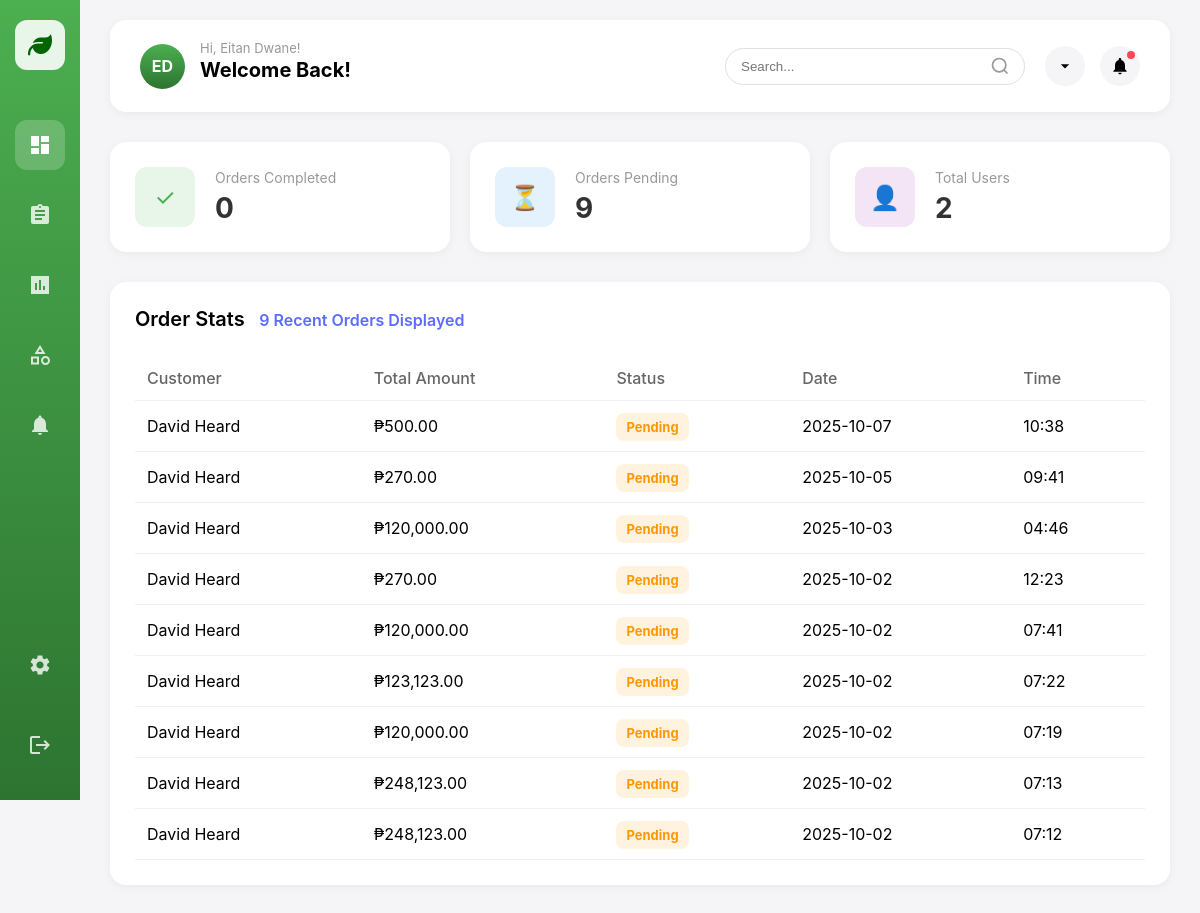
The app's page /admin.php, older data.
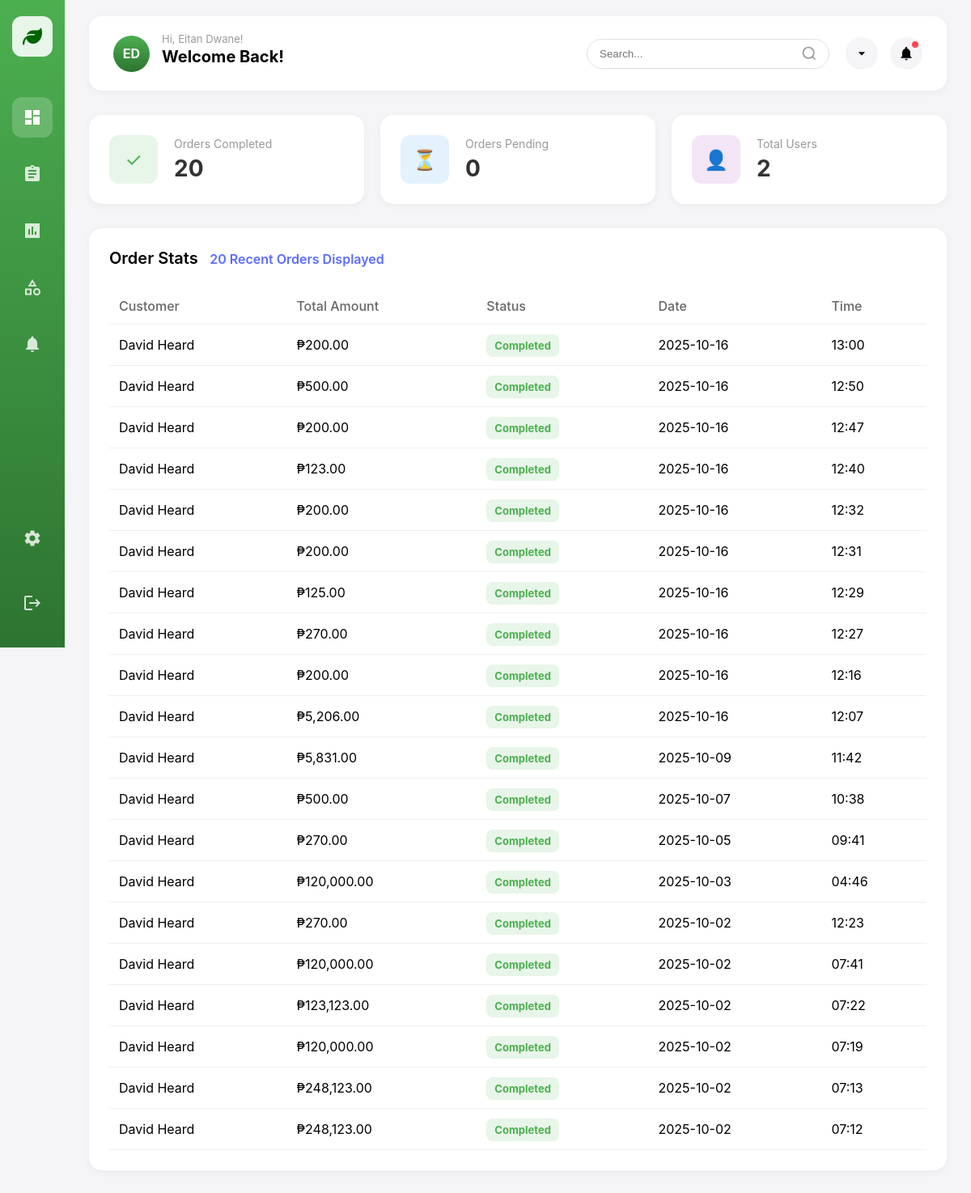
The same page, newer data.
### tables this page shows
CREATE TABLE `orders` (
  `id` int(11) NOT NULL,
  `user_id` int(11) NOT NULL,
  `total_amount` decimal(10,2) NOT NULL,
  `order_date` timestamp NOT NULL DEFAULT current_timestamp(),
  `status` varchar(50) NOT NULL DEFAULT 'Pending',
  `payment_method` varchar(50) NOT NULL DEFAULT 'Cash on Delivery',
  `product_names` text NOT NULL,
  `product_images` text NOT NULL
);

CREATE TABLE `users` (
  `id` int(12) NOT NULL,
  `Full_name` varchar(25) NOT NULL,
  `E_mail` varchar(25) NOT NULL,
  `Pass` varchar(255) NOT NULL,
  `F_name` varchar(255) NOT NULL,
  `L_name` varchar(255) NOT NULL,
  `number` varchar(16) NOT NULL,
  `birth_date` date DEFAULT NULL,
  `address` varchar(255) NOT NULL,
  `address2` varchar(255) DEFAULT NULL,
  `address3` varchar(255) DEFAULT NULL,
  `country` varchar(255) NOT NULL
);

### admin.php (the view, shortened to what this page needs)
<!DOCTYPE html>
<html lang="en">
    <head>
        <link rel="stylesheet" href="styleForAdmin.css" />
           <link
  rel="stylesheet"
  href="https://cdnjs.cloudflare.com/ajax/libs/font-awesome/6.5.0/css/all.min.css"
/>
    </head>
    <body>
        <div class="sidebar">
           <div class="logo"> <i class="fa-solid fa-leaf" style="color:darkgreen"></i></div>
            <div class="nav-item active" data-section="overview">
                <svg viewBox="0 0 24 24" fill="currentColor">
                    <path
                        d="M3 13h8V3H3v10zm0 8h8v-6H3v6zm10 0h8V11h-8v10zm0-18v6h8V3h-8z"
                    />
                </svg>
            </div>
            <div class="nav-item" data-section="orders">
                <svg viewBox="0 0 24 24" fill="currentColor">
                    <path
                        d="M19 3h-4.18C14.4 1.84 13.3 1 12 1c-1.3 0-2.4.84-2.82 2H5c-1.1 0-2 .9-2 2v14c0 1.1.9 2 2 2h14c1.1 0 2-.9 2-2V5c0-1.1-.9-2-2-2zm-7 0c.55 0 1 .45 1 1s-.45 1-1 1-1-.45-1-1 .45-1 1-1zm2 14H7v-2h7v2zm3-4H7v-2h10v2zm0-4H7V7h10v2z"
                    />
                </svg>
            </div>
            <div class="nav-item" data-section="analytics">
                <svg viewBox="0 0 24 24" fill="currentColor">
                    <path
                        d="M3 3v18h18V3H3zm6 14H7v-7h2v7zm4 0h-2V7h2v10zm4 0h-2v-4h2v4z"
                    />
                </svg>
            </div>
            <div class="nav-item" data-section="products">
                <svg viewBox="0 0 24 24" fill="currentColor">
                    <path
                        d="M12 2l-5.5 9h11L12 2zm0 3.84L13.93 9h-3.87L12 5.84zM17.5 13c-2.49 0-4.5 2.01-4.5 4.5s2.01 4.5 4.5 4.5 4.5-2.01 4.5-4.5-2.01-4.5-4.5-4.5zm0 7c-1.38 0-2.5-1.12-2.5-2.5s1.12-2.5 2.5-2.5 2.5 1.12 2.5 2.5-1.12 2.5-2.5 2.5zM3 21.5h8v-8H3v8zm2-6h4v4H5v-4z"
                    />
                </svg>
            </div>
            <div class="nav-item" data-section="notifications">
                <svg viewBox="0 0 24 24" fill="currentColor">
                    <path
                        d="M12 22c1.1 0 2-.9 2-2h-4c0 1.1.89 2 2 2zm6-6v-5c0-3.07-1.64-5.64-4.5-6.32V4c0-.83-.67-1.5-1.5-1.5s-1.5.67-1.5 1.5v.68C7.63 5.36 6 7.92 6 11v5l-2 2v1h16v-1l-2-2z"
                    />
                </svg>
            </div>
            <div class="nav-item settings-icon" data-section="settings">
            </div>
            <div class="nav-item logout-icon" data-section="logout">
                <svg viewBox="0 0 24 24" fill="currentColor">
                    <path
                        d="M17 7l-1.41 1.41L18.17 11H8v2h10.17l-2.58 2.58L17 17l5-5zM4 5h8V3H4c-1.1 0-2 .9-2 2v14c0 1.1.9 2 2 2h8v-2H4V5z"
                    />
                </svg>
            </div>
        </div>
        <div class="main-content">
            <div class="header">
                <div class="welcome-section">
                    <div class="user-avatar">ED</div>
                    <div class="welcome-text">
                        <small>Hi, Eitan Dwane!</small>
                        <h2>Welcome Back!</h2>
                    </div>
                </div>
                <div class="header-actions">
                    <div class="search-bar">
                        <input type="text" placeholder="Search..." />
                        <svg
                            width="20"
                            height="20"
                            viewBox="0 0 24 24"
                            fill="none"
                            stroke="currentColor"
                            stroke-width="2"
                        >
                            <circle cx="11" cy="11" r="8"></circle>
                            <path d="m21 21-4.35-4.35"></path>
                        </svg>
                    </div>
                    <div class="header-icons">
                        <button class="icon-btn">
                            <svg
                                width="20"
                                height="20"
                                viewBox="0 0 24 24"
                                fill="currentColor"
                            >
                                <path d="M7 10l5 5 5-5z" />
                            </svg>
                        </button>
                        <button class="icon-btn">
                            <svg
                                width="20"
                                height="20"
                                viewBox="0 0 24 24"
                                fill="currentColor"
                            >
                                <path
                                    d="M12 22c1.1 0 2-.9 2-2h-4c0 1.1.89 2 2 2zm6-6v-5c0-3.07-1.64-5.64-4.5-6.32V4c0-.83-.67-1.5-1.5-1.5s-1.5.67-1.5 1.5v.68C7.63 5.36 6 7.92 6 11v5l-2 2v1h16v-1l-2-2z"
                                />
                            </svg>
                            <span class="notification-badge"></span>
                        </button>
                    </div>
                </div>
            </div>
<div class="content-section active" id="overview">
    <?php
    include('db.php');
    $completedOrders = $conn->query("SELECT COUNT(*) AS total FROM orders WHERE status='Completed'")->fetch_assoc()['total'];
    $pendingOrders = $conn->query("SELECT COUNT(*) AS total FROM orders WHERE status='Pending'")->fetch_assoc()['total'];
    $totalUsers = $conn->query("SELECT COUNT(*) AS total FROM users")->fetch_assoc()['total'];
    $orders = $conn->query("
        SELECT o.*, u.Full_name
        FROM orders o
        JOIN users u ON o.user_id = u.id
        ORDER BY o.id DESC
        LIMIT 25
    ");
    ?>
    <div class="stats-grid">
        <div class="stat-card">
            <div class="stat-icon green">✓</div>
            <div class="stat-info">
                <div class="stat-label">Orders Completed</div>
                <div class="stat-value"><?= $completedOrders ?></div>
            </div>
        </div>
        <div class="stat-card">
            <div class="stat-icon blue">⏳</div>
            <div class="stat-info">
                <div class="stat-label">Orders Pending</div>
                <div class="stat-value"><?= $pendingOrders ?></div>
            </div>
        </div>
        <div class="stat-card">
            <div class="stat-icon purple">👤</div>
            <div class="stat-info">
                <div class="stat-label">Total Users</div>
                <div class="stat-value"><?= $totalUsers ?></div>
            </div>
        </div>
    </div>
    <div class="order-stats">
        <div class="order-stats-header">
            <div>
                <span class="order-stats-title">Order Stats</span>
                <span class="orders-ready"><?= $orders->num_rows ?> Recent Orders Displayed</span>
            </div>
        </div>
        <table class="orders-table">
            <thead>
                <tr>
                    <th>Customer</th>
                    <th>Total Amount</th>
                    <th>Status</th>
                    <th>Date</th>
                    <th>Time</th>
                </tr>
            </thead>
            <tbody>
                <?php while ($row = $orders->fetch_assoc()): ?>
                    <tr>
                        <td><?= htmlspecialchars($row['Full_name']) ?></td>
                        <td>₱<?= number_format($row['total_amount'], 2) ?></td>
                        <td>
                            <span class="status-badge <?= $row['status'] === 'Completed' ? 'paid' : 'pending' ?>">
                                <?= htmlspecialchars($row['status']) ?>
                            </span>
                        </td>
                        <td><?= date('Y-m-d', strtotime($row['order_date'])) ?></td>
                        <td><?= date('H:i', strtotime($row['order_date'])) ?></td>
                    </tr>
                <?php endwhile; ?>
            </tbody>
        </table>
    </div>
</div>
                <link rel="stylesheet" href="chat.css" />
        </div>
    </body>
</html>

### styleForAdmin.css (style rules this page uses)
* { margin: 0; padding: 0; box-sizing: border-box; }
body { font-family: -apple-system, BlinkMacSystemFont, "Segoe UI", Roboto, Oxygen, Ubuntu, Cantarell, sans-serif; background-color: #f5f5f7; display: flex; min-height: 100vh; }
.sidebar { width: 80px; background: linear-gradient(180deg, #4caf50 0%, #2d7431 100%); display: flex; flex-direction: column; align-items: center; padding: 20px 0; position: fixed; height: 100vh; z-index: 1000; transition: width 0.3s ease; }
.logo { width: 50px; height: 50px; background: #e8f5e9; border-radius: 12px; display: flex; align-items: center; justify-content: center; margin-bottom: 40px; font-size: 24px; font-weight: bold; color: darkgreen; }
.nav-item { width: 50px; height: 50px; display: flex; align-items: center; justify-content: center; margin: 10px 0; color: rgba(255, 255, 255, 0.8); cursor: pointer; transition: all 0.3s ease; position: relative; border-radius: 12px; }
.nav-item.active { background: rgba(255, 255, 255, 0.2); color: white; }
.nav-item svg { width: 24px; height: 24px; }
.settings-icon { margin-top: auto; }
.logout-icon { margin-top: 20px; }
.main-content { flex: 1; margin-left: 80px; padding: 20px 30px; transition: margin-left 0.3s ease; }
.header { display: flex; justify-content: space-between; align-items: center; margin-bottom: 30px; background: white; padding: 20px 30px; border-radius: 16px; box-shadow: 0 2px 10px rgba(0, 0, 0, 0.05); }
.welcome-section { display: flex; align-items: center; gap: 15px; }
.user-avatar { width: 45px; height: 45px; border-radius: 50%; background: linear-gradient(180deg, #4caf50 0%, #2d7431 100%); display: flex; align-items: center; justify-content: center; color: white; font-weight: bold; }
.welcome-text { display: flex; flex-direction: column; }
.welcome-text small { color: #999; font-size: 13px; }
.welcome-text h2 { font-size: 20px; margin-top: 2px; }
.header-actions { display: flex; align-items: center; gap: 20px; }
.search-bar { position: relative; }
.search-bar input { padding: 10px 40px 10px 15px; border: 1px solid #e0e0e0; border-radius: 25px; width: 300px; outline: none; transition: all 0.3s ease; }
.search-bar svg { position: absolute; right: 15px; top: 50%; transform: translateY(-50%); color: #999; }
.header-icons { display: flex; gap: 15px; }
.icon-btn { width: 40px; height: 40px; border-radius: 50%; background: #f5f5f7; border: none; cursor: pointer; display: flex; align-items: center; justify-content: center; transition: all 0.3s ease; position: relative; }
.notification-badge { position: absolute; top: 5px; right: 5px; width: 8px; height: 8px; background: #ff4757; border-radius: 50%; }
.content-section { display: none; }
.content-section.active { display: block; }
.stats-grid { display: grid; grid-template-columns: repeat(auto-fit, minmax(250px, 1fr)); gap: 20px; margin-bottom: 30px; }
.stat-card { background: white; padding: 25px; border-radius: 16px; box-shadow: 0 2px 10px rgba(0, 0, 0, 0.05); display: flex; align-items: center; gap: 20px; transition: transform 0.3s ease, box-shadow 0.3s ease; }
.stat-icon { width: 60px; height: 60px; border-radius: 12px; display: flex; align-items: center; justify-content: center; font-size: 24px; }
.stat-icon.green { background: #e8f5e9; color: #4caf50; }
.stat-icon.blue { background: #e3f2fd; color: #2196f3; }
.stat-icon.purple { background: #f3e5f5; color: #9c27b0; }
.stat-info { flex: 1; }
.stat-label { color: #999; font-size: 14px; margin-bottom: 5px; }
.stat-value { font-size: 28px; font-weight: bold; color: #333; }
.order-stats { background: white; padding: 25px; border-radius: 16px; box-shadow: 0 2px 10px rgba(0, 0, 0, 0.05); margin-bottom: 30px; }
.order-stats-header { display: flex; justify-content: space-between; align-items: center; margin-bottom: 25px; }
.order-stats-title { font-size: 20px; font-weight: 600; }
.orders-ready { color: #5b6cff; font-weight: 600; margin-left: 10px; }
.orders-table { width: 100%; border-collapse: collapse; }
.orders-table th { text-align: left; padding: 12px; color: #666; font-weight: 500; border-bottom: 1px solid #f0f0f0; }
.orders-table td { padding: 15px 12px; border-bottom: 1px solid #f0f0f0; }
.status-badge { padding: 6px 12px; border-radius: 20px; font-size: 13px; font-weight: 500; }
.status-badge.paid { background: #e8f5e9; color: #4caf50; }
.status-badge { cursor: pointer; padding: 6px 10px; border-radius: 8px; font-weight: bold; }
.status-badge.pending { background: #fff3e0; color: #ff9800; }

Row changes from the older to the newer data that the page shows:
added orders: user.Full_name "David Heard", total_amount "200.00", status "Completed", order_date "2025-10-16", order_date "13:00"
added orders: user.Full_name "David Heard", total_amount "500.00", status "Completed", order_date "2025-10-16", order_date "12:50"
added orders: user.Full_name "David Heard", total_amount "200.00", status "Completed", order_date "2025-10-16", order_date "12:47"
added orders: user.Full_name "David Heard", total_amount "123.00", status "Completed", order_date "2025-10-16", order_date "12:40"
added orders: user.Full_name "David Heard", total_amount "200.00", status "Completed", order_date "2025-10-16", order_date "12:32"
added orders: user.Full_name "David Heard", total_amount "200.00", status "Completed", order_date "2025-10-16", order_date "12:31"
added orders: user.Full_name "David Heard", total_amount "125.00", status "Completed", order_date "2025-10-16", order_date "12:29"
added orders: user.Full_name "David Heard", total_amount "270.00", status "Completed", order_date "2025-10-16", order_date "12:27"
added orders: user.Full_name "David Heard", total_amount "200.00", status "Completed", order_date "2025-10-16", order_date "12:16"
added orders: user.Full_name "David Heard", total_amount "5,206.00", status "Completed", order_date "2025-10-16", order_date "12:07"
added orders: user.Full_name "David Heard", total_amount "5,831.00", status "Completed", order_date "2025-10-09", order_date "11:42"
changed orders (number 12 of 20 on the later page): status "Pending" → "Completed"
changed orders (number 13 of 20 on the later page): status "Pending" → "Completed"
changed orders (number 14 of 20 on the later page): status "Pending" → "Completed"
changed orders (number 15 of 20 on the later page): status "Pending" → "Completed"
changed orders (number 16 of 20 on the later page): status "Pending" → "Completed"
changed orders (number 17 of 20 on the later page): status "Pending" → "Completed"
changed orders (number 18 of 20 on the later page): status "Pending" → "Completed"
changed orders (number 19 of 20 on the later page): status "Pending" → "Completed"
changed orders (number 20 of 20 on the later page): status "Pending" → "Completed"
Text that changed along with them:
$completedOrders: "0" → "20"
$pendingOrders: "9" → "0"
$orders->num_rows: "9" → "20"
